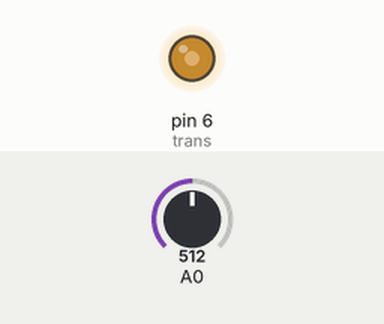
Recording of a sketch running on a simulated Arduino Uno, built with avr-gcc and run on an emulated ATmega328P. Shown: output pins drawn as LEDs (lit = HIGH). The inputs (shaded band) are chosen by the test bench; at power-on: A0 = 512.

Above: at 1.2 s.
1.3 s: A0 set to 716
At 2.6 s:
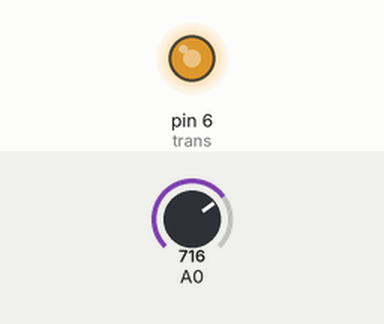
3.0 s: A0 set to 900
At 3.7 s:
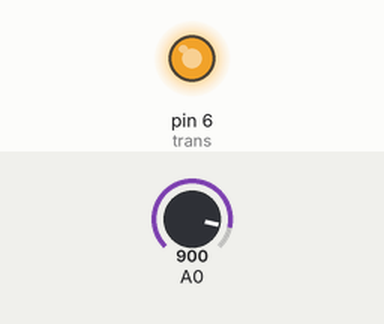
4.5 s: A0 set to 122
At 4.9 s:
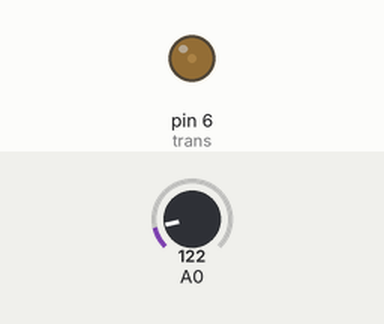
6.0 s: A0 set to 0
At 7.2 s:
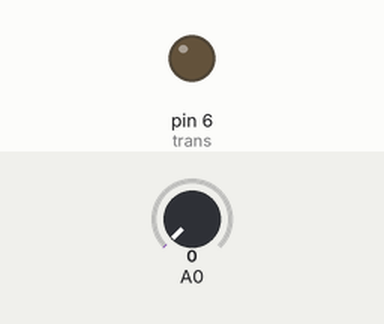
7.5 s: A0 set to 511
At 8.5 s:
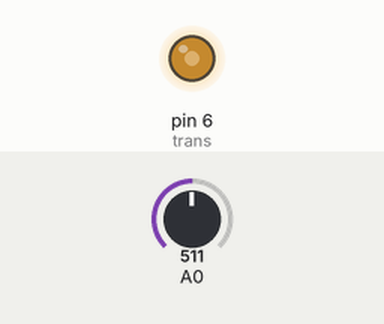
Timing chart, 0 to 10.0 s (numbered marks = the images above; inputs shaded):
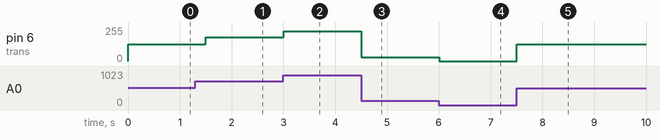

The sketch:

PWM_motor_control.ino
```cpp
int trans=6;
void setup() {
  // put your setup code here, to run once:
  pinMode(trans,OUTPUT);
  pinMode(A0,INPUT);

}

void loop() {
  // put your main code here, to run repeatedly:
  int input=analogRead(A0);
 int output=map(input,0,1023,0,255);
  analogWrite(trans,output);
  delay(250);
}
```

Measured:
- after the input at 1.3 s, pin 6 (trans): 127/255 → 178/255 after 0.20 s
- after the input at 3.0 s, pin 6 (trans): 178/255 → 224/255 at once
- after the input at 4.5 s, pin 6 (trans): 224/255 → 30/255 at once
- after the input at 6.0 s, pin 6 (trans): 30/255 → 0/255 at once
- after the input at 7.5 s, pin 6 (trans): 0/255 → 127/255 at once
